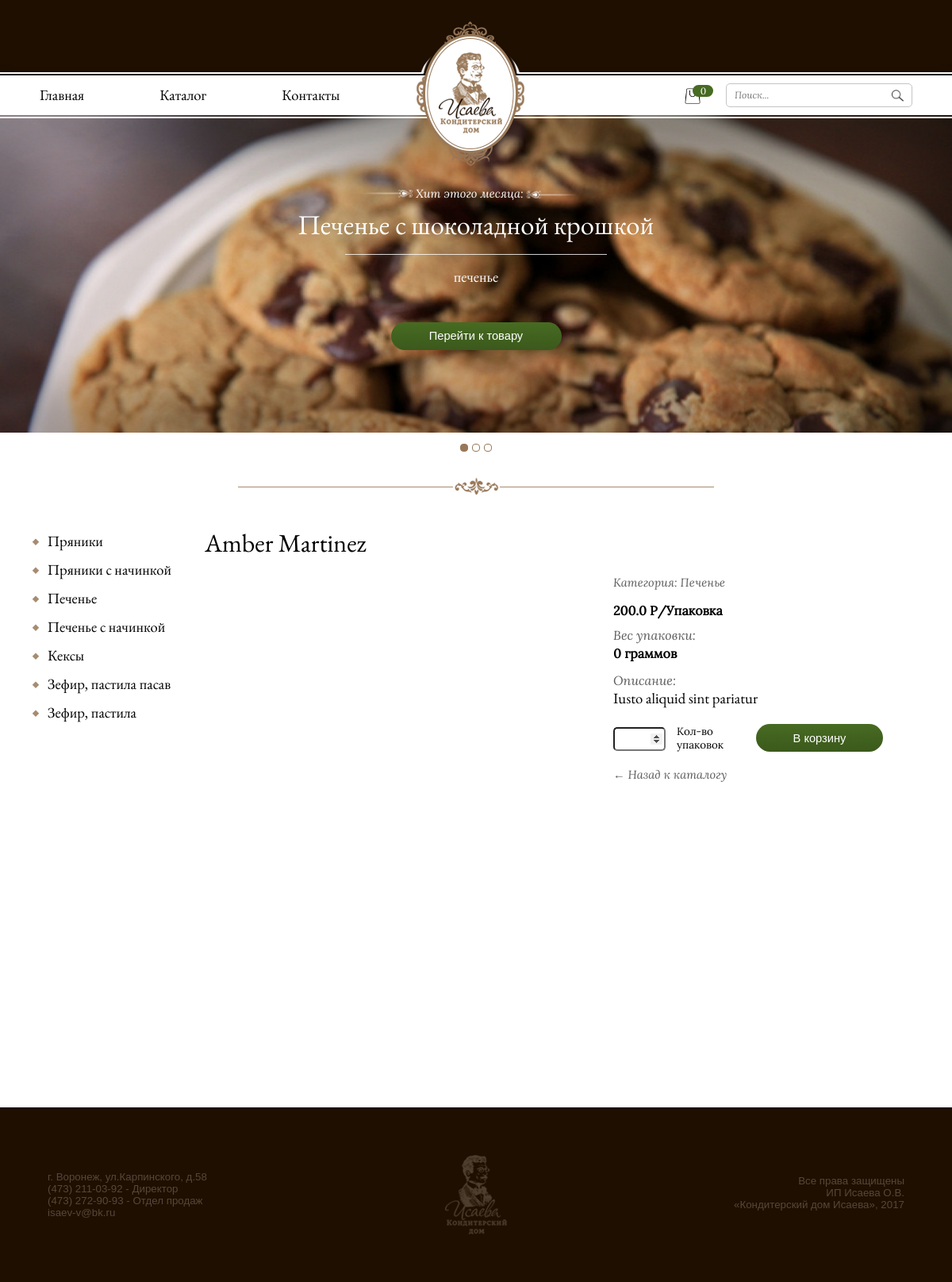
Page /product/20/ on the committed database.
### cookie/models.py (models this page shows, shortened)
class Product(models.Model):
    name = models.CharField(max_length=100, verbose_name='Имя')
    photo_for_slider = models.ImageField(upload_to='cookie/media', null=True, blank=True, verbose_name='Фото для слайдера')
    description = models.TextField(max_length=210, null=True, verbose_name='Описание')
    alter_descript = models.TextField(max_length=100, null=True, verbose_name='Краткое описание в каталоге')
    price = models.FloatField(default=0, verbose_name='Цена')
    weight = models.IntegerField(default=0, verbose_name='грамм в упаковке')
    date_upload = models.DateTimeField(default=timezone.now(), verbose_name='Дата загрузки')
    display = models.BooleanField(default=False, verbose_name='Показывать')
    hit = models.BooleanField(default=False, verbose_name='Хит недели')
    category = models.ForeignKey(Category, on_delete=models.CASCADE, verbose_name='Категория')
    class Meta:
        verbose_name = 'Продукт'
        verbose_name_plural = 'Продукты'

class Category(models.Model):
    name = models.CharField(max_length=20, verbose_name='Название')
    photo = models.ImageField(upload_to='cookie/media', verbose_name='Фото', null=True)
    description = models.TextField(max_length=76, null=True, verbose_name='Описание')
    display = models.BooleanField(default=False, verbose_name='Показывать')
    priority = models.IntegerField(default=0, verbose_name='Приоритет')
    for_main = models.BooleanField(default=False, verbose_name='Показывать на главной')
    class Meta:
        verbose_name = 'Категория'
        verbose_name_plural = 'Категории'

### cookie/views.py (the view)
# urls.py: url(r'^product/(?P<product_id>[0-9]+)/$', views.product_detail, name='product'),
def product_detail(request, product_id):
    category_menu = Category.objects.filter(display=True)
    if request.session.get('uuid', None) is None:
        request.session['uuid'] = str(uuid.uuid4())
    else:
        print(request.session['uuid'])
    product = get_object_or_404(Product, id=product_id)
    photos = product.photoproduct_set.all()
    context = dict(
        product=product,
        category_menu=category_menu,
        photos=photos,
    )
    return render(request, 'cookie/product.html', context=context)

### cookie/context_processors/counter.py (called while the page is built)
def _counts(request):
    try:
        order = Order.objects.get(uuid=request.session['uuid'])
        order_elems = order.orderelem_set.all()
        return {'count': str(len(order_elems))}
    except:
        return {'count': str(0)}

### cookie/context_processors/slider.py (called while the page is built)
def _hits(request):
    hits = Product.objects.filter(hit=True).order_by('-date_upload')
    return {'hits': hits}

### cookie/templates/cookie/product.html (shortened to what this page needs)
{% extends 'cookie/base_temp.html' %}
{% load staticfiles %}
{% block count %}
    <a href="{% url 'cookie:basket' %}"><div class="count-basket"><p id="count-basket">{{ count }}</p></div>
    <div class="basket-field">
        <img src="{% static 'cookie/img/basket.png' %}">
    </div>
    </a>
{% endblock %}
{% block content %}
    <div class="body-wrapp product-detail" id="product">
        <div class="product-detail-wrapp">
            <div class="left-menu">
            {% for category in category_menu %}
                <div class="category-menu-name">
                    <div class="menu-marker"></div>
                    <div class="menu-catalog-elem"><a href="{% url 'cookie:catalog' category.id %}"><p>{{ category.name }}</p></a></div>
                </div>
            {% endfor %}
            </div>
            <div class="product-detail-item">
                <div class="row-product-detail">
                    <div class="row-title-product-detail row-title-detail-item">
                        <div class="title-product-detail title-product-detail">
                            <p>{{ product.name }}</p>
                        </div>
                    </div>
                    <div class="space row-after-title-procuct-detail"></div>
                    <div class="row-product-view">
                        <div class="product-galery">
                            <ul class="galery">
                            </ul>
                        </div>
                        <div class="product-main">
                            <div class="product-main-elem product-cat-name"><p>Категория: {{ product.category.name }}</p></div>
                            <div class="product-main-elem product-price"><b>{{ product.price }} Р/Упаковка</b></div>
                            <div class="product-main-elem product-title-descript"><p>Вес упаковки:</p></div>
                            <div class="product-main-elem product-weight"><b>{{ product.weight }} граммов</b></div>
                            <div class="product-main-elem product-title-descript"><p>Описание:</p></div>
                            <div class="product-main-elem product-text-descript"><p>{{ product.description }}</p></div>
                            <div class="row-input-button">
                                <form method="post" id="weight-form">
                                <div class="product-main-elem product-form-price">
                                    <input id='weight-product' required type="number" pattern="^\d+$" name="{{ product.id }}" min="1" max="10" step="1">
                                    <p>Кол-во<br/>упаковок</p>
                                </div>
                                <div class="product-main-elem product-button-basket">
                                    <div class="button-product-wrap" id="button-wrapp">
                                      <button class="button-product" id="button-basket">
                                          <p>В корзину</p>
                                      </button>
                                    </div>
                                </div>
                                </form>
                            </div>
                            <div class="product-main-elem product-link-back">
                                <a id="" href="{% url 'cookie:catalog' product.category.id %}">
                                <p>
                                    &#8592 Назад к каталогу
                                </p>
                                </a>
                            </div>
                        </div>
                    </div>
                </div>
            </div>
        </div>
    </div>
{% endblock content %}

### cookie/templates/cookie/base_temp.html (shortened to what this page needs)
<!DOCTYPE html>
{% load staticfiles %}
<html lang="en">
<head>
    <link rel="stylesheet" href="{% static 'cookie/css/cookie_index.css' %}" />
    <link href="{% static 'cookie/js/jquery_slider/jquery.bxslider.css' %}" rel="stylesheet" />
</head>
<body>
    <div class="main-wrapp">
        <div class="wrapper">
            <div class="wrapp-menu">
                <div class="menu">
                    <div class="wrapp-left-menu">
                        <div class="menu-elem menu-elem-left menu-main"><a href="{% url 'cookie:index'%}">Главная</a></div>
                        <div class="menu-elem menu-elem-left menu-catalog"><a href="{% url 'cookie:catalog' 34 %}">Каталог</a></div>
                        <div class="menu-elem menu-elem-left menu-contact"><a id="go" href="">Контакты</a></div>
                    </div>
                    <div class="wrapp-logo">
                        <div class="logo">
                        </div>
                    </div>
                    <div class="wrapp-right-menu">
                        <div class="menu-elem menu-elem-right menu-search">
                            <div class="search-field">
                                <form type="get" action="/search/">
                                    <input required type="text" placeholder="Поиск..." name="q">
                                    <button type="submit">
                                    <img src="{% static 'cookie/img/search.png' %}">
                                    </button>
                                </form>
                            </div>
                        </div>
                        <div class="menu-elem menu-elem-right menu-basket">
                            {% block count %}{% endblock %}
                        </div>
                    </div>
                </div>
            </div>
            <div class="wrapp-slide">
                <div class="slider">
                    <ul class="bxslider">
                        {% for hit in hits %}
                      <li>
                          <div class="slide"><img src="{{ hit.photo_for_slider.url }}" />
                          <div class="hit-week">
                              <div class="row-hit-top-text">
                              <div class="row-hit-this-month">
                                  <div class="rushechka rushechka-left"><img src="{% static 'cookie/img/arrow.png' %}" /></div>
                                  <div class="hit-this-month"><p>Хит этого месяца:</p></div>
                                  <div class="rushechka rushechka-right"><img src="{% static 'cookie/img/arrow.png' %}" /></div>
                              </div>
                              </div>
                              <div class="row-title-hit-month"><p>{{ hit.name }}</p></div>
                              <div class="row-line-after-title-hit-month">
                                  <div class="line-after-title-hit-month"></div>
                              </div>
                              <div class="row-descript-hit-month">
                                  <div class="descript-hit-month">
                                      <p>{{ hit.description }}</p>
                                  </div>
                              </div>
                              <div class="row-button-hit-month">
                                  <div class="button-hit-wrap">
                                  <a class="button-hit-month" id="" href="{% url 'cookie:product' hit.id %}">
                                      <div class="button-hit-month"><p>Перейти к товару</p></div>
                                  </a>
                                  </div>
                              </div>
                          </div>
                          </div>
                      </li>
                        {% endfor %}
                    </ul>
                </div>
            </div>
                <div class="space row-after-slider"></div>
                <div class="divide-wrapp">
                    <div class="divide">
                        <div class="wrapp-figure">
                            <div class="figure">
                                <img src="{% static 'cookie/img/divide.png' %}" />
                            </div>
                        </div>
                    </div>
                </div>
                <div class="space row-after-divide"></div>
                {% block content %}
                {% endblock %}
            <div class="footer">
                <div class="footer-wrapp">
                    <div class="footer-part footer-left-part">
                        <p>
                            г. Воронеж, ул.Карпинского, д.58<br/>
                            (473) 211-03-92 - Директор<br/>
                            (473) 272-90-93 - Отдел продаж<br/>
                            isaev-v@bk.ru
                        </p>
                    </div>
                    <div class="footer-part footer-center-part">
                        <img src="{% static 'cookie/img/logo_podval.png' %}" />
                    </div>
                    <div class="footer-part footer-right-part">
                        <p>
                            Все права защищены<br/>
                            ИП Исаева О.В.<br/>
                            &laquo;Кондитерский дом Исаева&raquo;, 2017
                        </p>
                    </div>
                </div>
            </div>
        </div>
    </div>
</body>
</html>

### rows in the picture
Product: photo_for_slider (picture), name "Печенье с шоколадной крошкой", description "печенье"
Category: name "Пряники"
Category: name "Пряники с начинкой"
Category: name "Печенье"
Category: name "Печенье с начинкой"
Category: name "Кексы"
Category: name "Зефир, пастила пасав"
Category: name "Зефир, пастила"
Product: name "Amber Martinez", category.name "Печенье", price "200.0", weight "0", description "Iusto aliquid sint pariatur"

### other values in the picture
{{ count }} "0"
